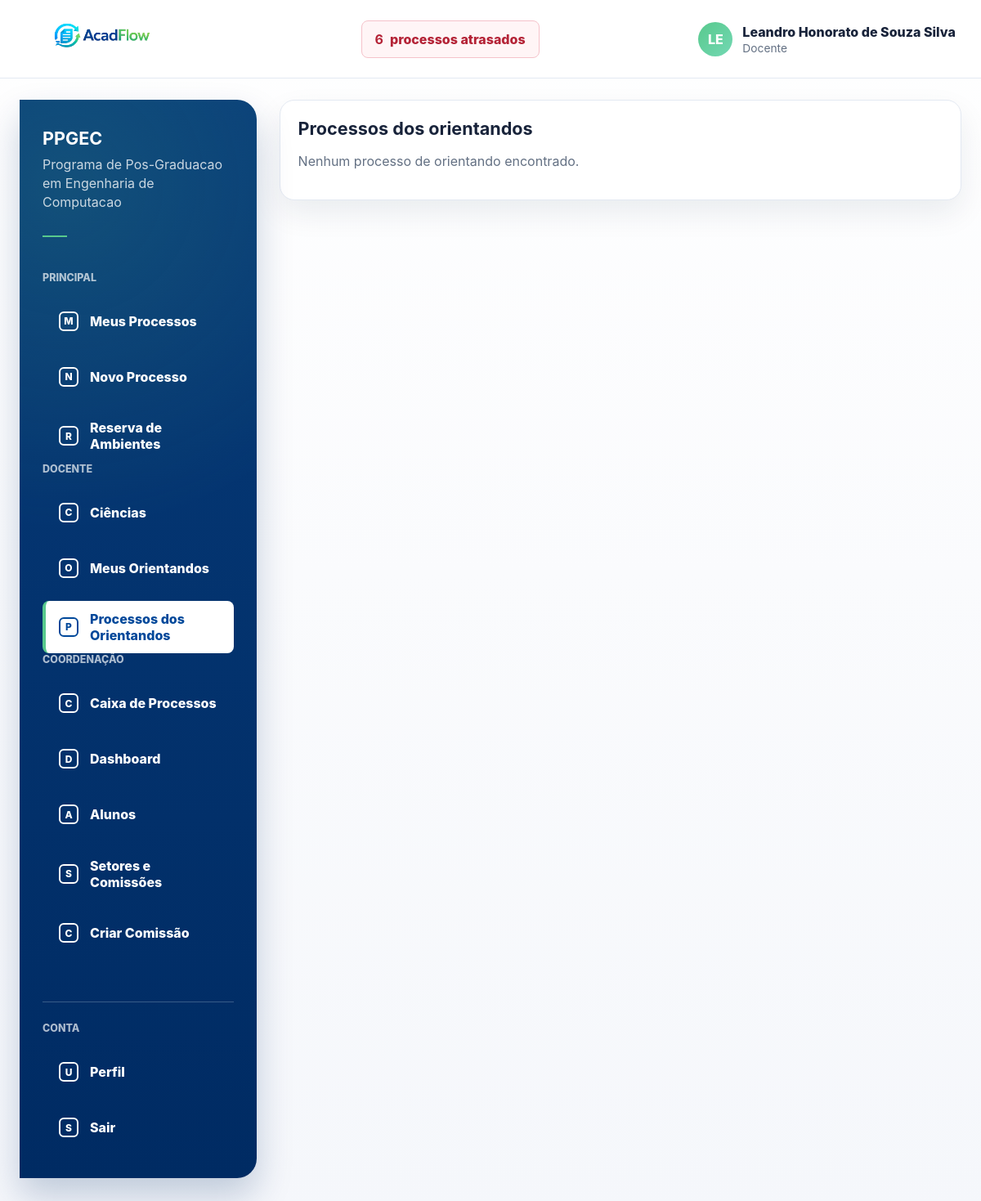
The app's page /menu/processos-orientandos/ (signed in), older data.
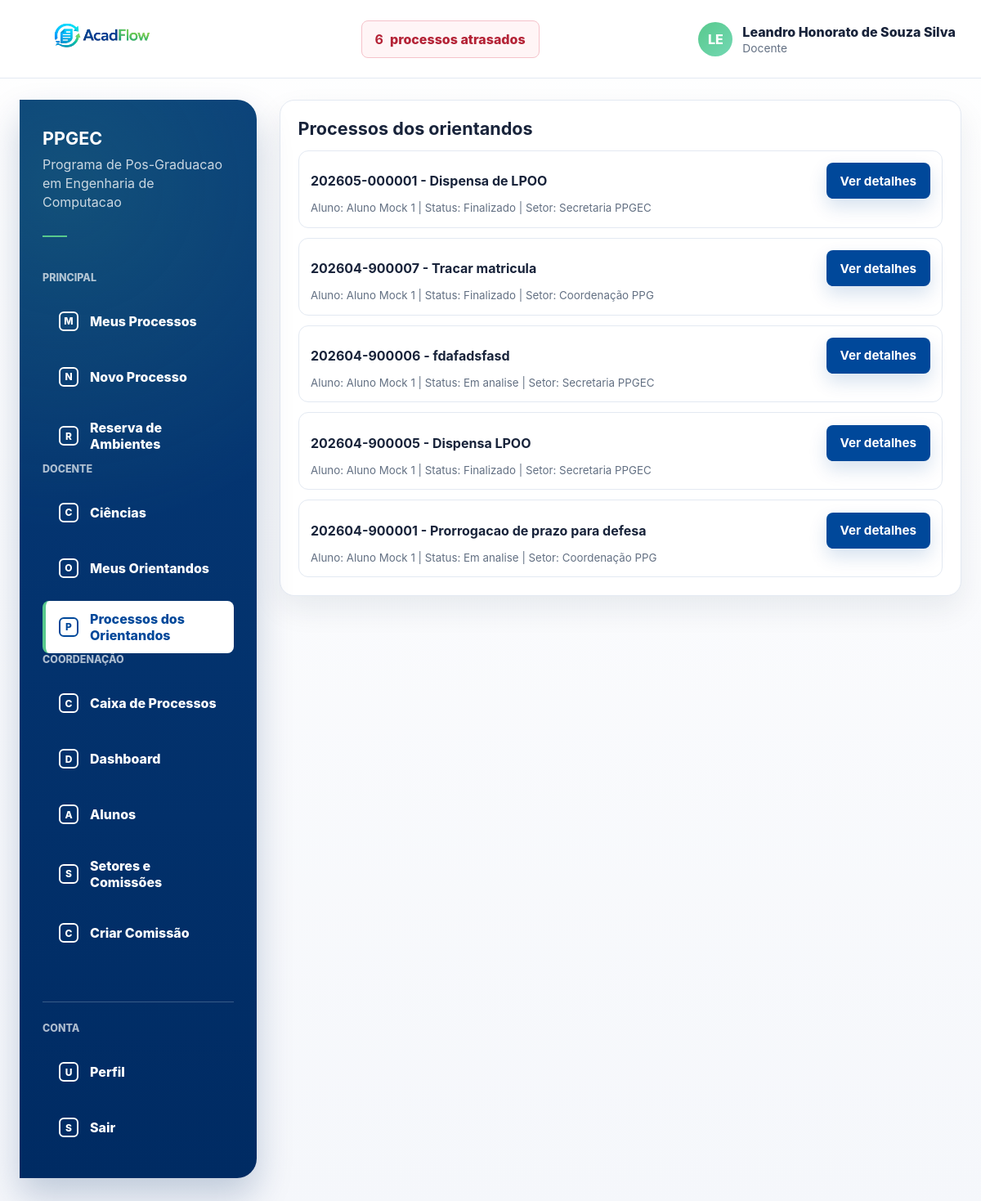
The same page, newer data.
### processos/models.py (models this page shows, shortened)
class Processo(models.Model):
    PRAZOS_DIAS_POR_TIPO = {
        "APROVEITAMENTO_DISPENSA_CREDITOS": 30,
        "TRANCAMENTO_MATRICULA": 15,
        "PRORROGACAO_PRAZO": 20,
        "REINGRESSO": 30,
        "MUDANCA_ORIENTADOR": 20,
        "DEFESA_MESTRADO": 45,
        "DEFESA_DOUTORADO": 45,
        "QUALIFICACAO_DOUTORADO": 45,
        "OUTRO": 60,
    }
    class TipoProcesso(models.TextChoices):
        APROVEITAMENTO_DISPENSA_CREDITOS = "APROVEITAMENTO_DISPENSA_CREDITOS", "Aproveitamento de Créditos ou Dispensa de Disciplina"
        DEFESA_MESTRADO = "DEFESA_MESTRADO", "Defesa de Mestrado"
        DEFESA_DOUTORADO = "DEFESA_DOUTORADO", "Defesa de Doutorado"
        QUALIFICACAO_DOUTORADO = "QUALIFICACAO_DOUTORADO", "Qualificação de Doutorado"
        TRANCAMENTO_MATRICULA = "TRANCAMENTO_MATRICULA", "Trancamento de Matrícula"
        PRORROGACAO_PRAZO = "PRORROGACAO_PRAZO", "Prorrogação de Prazo"
        REINGRESSO = "REINGRESSO", "Reingresso"
        MUDANCA_ORIENTADOR = "MUDANCA_ORIENTADOR", "Mudança de Orientador(a)"
        OUTRO = "OUTRO", "Outro"
    class StatusProcesso(models.TextChoices):
        EM_ANALISE = "EM_ANALISE", "Em analise"
        AGUARDANDO_DOCUMENTO = "AGUARDANDO_DOCUMENTO", "Aguardando documento"
        AGUARDANDO_CIENCIA = "AGUARDANDO_CIENCIA", "Aguardando ciencia"
        EM_DEBATE = "EM_DEBATE", "Em debate"
        FINALIZADO = "FINALIZADO", "Finalizado"
    usuario_criado_por = models.ForeignKey(
        settings.AUTH_USER_MODEL,
        on_delete=models.PROTECT,
        related_name="processos_criados",
    )
    tipo = models.CharField(max_length=40, choices=TipoProcesso.choices)
    assunto = models.CharField(max_length=255)
    descricao = models.TextField()
    data_criacao = models.DateTimeField(auto_now_add=True)
    atualizado_em = models.DateTimeField(auto_now=True)
    status_inicial = models.CharField(
        max_length=25,
        choices=StatusProcesso.choices,
        null=True,
        blank=True,
    )
    status = models.CharField(
        max_length=25,
        choices=StatusProcesso.choices,
        default=StatusProcesso.EM_ANALISE,
    )
    setor_atual = models.ForeignKey(
        Setor,
        on_delete=models.PROTECT,
        related_name="processos_atuais",
    )
    numero = models.CharField(max_length=20, unique=True, editable=False, blank=True)
    prazo_limite = models.DateField(null=True, blank=True)
    finalizado_em = models.DateTimeField(null=True, blank=True)
    termo_finalizacao = models.TextField(blank=True)
    observacoes_internas = models.TextField(blank=True)
    class Meta:
        ordering = ["-data_criacao"]

class User(AbstractUser):
    class TipoUsuario(models.TextChoices):
        ALUNO = "ALUNO", "Aluno"
        DOCENTE = "DOCENTE", "Docente"
        SERVIDOR = "SERVIDOR", "Servidor"
    username = None
    first_name = None
    last_name = None
    nome = models.CharField(max_length=255)
    email = models.EmailField(unique=True)
    polo_atuacao = models.ForeignKey(
        "Polo",
        on_delete=models.SET_NULL,
        null=True,
        blank=True,
        related_name="servidores",
    )
    tipo_usuario = models.CharField(
        max_length=20,
        choices=TipoUsuario.choices,
        default=TipoUsuario.SERVIDOR,
    )
    USERNAME_FIELD = "email"
    REQUIRED_FIELDS = ["nome"]
    objects = UserManager()
    class Meta:
        ordering = ["nome", "email"]

class Setor(models.Model):
    class TipoSetor(models.TextChoices):
        SETOR = "SETOR", "Setor"
        COMISSAO = "COMISSAO", "Comissao"
    nome = models.CharField(max_length=120, unique=True)
    descricao = models.CharField(max_length=255, blank=True)
    ativo = models.BooleanField(default=True)
    email = models.EmailField(max_length=255, blank=True, null=True, help_text="E-mail institucional do setor")
    tipo = models.CharField(max_length=20, choices=TipoSetor.choices, default=TipoSetor.SETOR)
    class Meta:
        ordering = ["nome"]

### processos/views.py (the view)
# urls.py: path("menu/processos-orientandos/", menu_processos_orientandos_view, name="menu_processos_orientandos"),
@login_required
def menu_processos_orientandos_view(request):
    if request.user.tipo_usuario != User.TipoUsuario.DOCENTE:
        raise PermissionDenied("Acesso restrito a docentes.")
    orientandos = Aluno.objects.filter(
        trajetorias__status=TrajetoriaAcademica.Status.ATIVA,
    ).filter(
        Q(trajetorias__orientador=request.user) | Q(trajetorias__coorientador=request.user)
    ).distinct()
    processos_orientandos = (
        Processo.objects.select_related("usuario_criado_por", "setor_atual")
        .filter(usuario_criado_por__in=orientandos.values("id"))
        .order_by("-data_criacao")
    )
    return render(
        request,
        "processos/menu_processos_orientandos.html",
        {
            "processos_orientandos": processos_orientandos,
            "is_coordenador": _is_coordenador(request.user),
            "has_gestao_access": _has_gestao_access(request.user),
            "can_view_dashboard": _can_view_dashboard(request.user),
            "can_view_processos": _can_view_processos(request.user),
            "can_view_caixa": _can_view_caixa(request.user),
            "show_side_menu": True,
            "side_menu_title": "Menu",
            "side_menu_items": _menu_lateral_home(request.user),
        },
    )

### processos/context_processors.py (called while the page is built)
def processos_atrasados(request):
    if not request.user.is_authenticated:
        return {}
    return {
        "processos_atrasados_count": processos_atrasados_queryset(request.user).count(),
        "processos_atrasados_url": processos_atrasados_url(request.user),
    }

def _is_docente(user):
    return user.is_authenticated and user.tipo_usuario == User.TipoUsuario.DOCENTE

def _is_servidor(user):
    return user.is_authenticated and user.tipo_usuario == User.TipoUsuario.SERVIDOR

def _is_coordenador(user):
    if not _is_docente(user):
        return False
    try:
        return bool(user.docente.coordenador)
    except Docente.DoesNotExist:
        return False

def _has_gestao_access(user):
    return _is_coordenador(user) or _is_servidor(user)

def _can_view_processos(user):
    return _is_coordenador(user) or _is_servidor(user)

def _can_view_caixa(user):
    return (
        _is_servidor(user)
        or SetorMembro.objects.filter(usuario=user, data_saida__isnull=True, setor__ativo=True).exists()
    )

def _has_setor_membership(user):
    return SetorMembro.objects.filter(usuario=user, data_saida__isnull=True, setor__ativo=True).exists()

### templates/processos/menu_processos_orientandos.html (shortened to what this page needs)
{% extends "base.html" %}
{% block content %}
<section class="card">
    <h1 class="section-title">Processos dos orientandos</h1>
    {% if processos_orientandos %}
        <ul class="list">
            {% for processo in processos_orientandos %}
                <li>
                    <div style="display: flex; align-items: center; justify-content: space-between; gap: 0.7rem; flex-wrap: wrap;">
                        <strong>{{ processo.numero }} - {{ processo.assunto }}</strong>
                        <a class="btn" href="{% url 'processo_detalhe' processo.id %}">Ver detalhes</a>
                    </div>
                    <small class="muted">Aluno: {{ processo.usuario_criado_por.nome }} | Status: {{ processo.get_status_display }} | Setor: {{ processo.setor_atual.nome }}</small>
                </li>
            {% endfor %}
        </ul>
    {% else %}
        <p class="muted">Nenhum processo de orientando encontrado.</p>
    {% endif %}
</section>
{% endblock %}

### templates/base.html (shortened to what this page needs)
{% load static %}
<!doctype html>
<html lang="pt-BR">
<head>
    <link rel="stylesheet" href="{% static 'css/app.css' %}">
</head>
<body>
<div class="app-shell">
    {% if user.is_authenticated %}
        <header class="topbar">
            <div class="container topbar-content">
                <a class="brand" href="{% url 'home' %}" aria-label="AcadFlow">
                    <img class="brand-logo" src="{% static 'img/acadflow-logo.png' %}" alt="AcadFlow">
                </a>
                <a class="overdue-link" href="{{ processos_atrasados_url }}">
                    <strong>{{ processos_atrasados_count|default:0 }}</strong>
                    <span>processos atrasados</span>
                </a>
                <details class="user-menu">
                    <summary class="user-chip">
                        <span class="avatar" aria-hidden="true">{{ user.nome|default:user.email|slice:":2"|upper }}</span>
                        <span class="user-meta">
                            <span class="user-name">{{ user.nome }}</span>
                            <span class="user-role">{{ user.get_tipo_usuario_display }}</span>
                        </span>
                    </summary>
                </details>
            </div>
        </header>
    {% endif %}
    <main class="main-area">
        <div class="container">
            {% if user.is_authenticated %}
                <div class="layout">
                    <aside class="sidebar" aria-label="Menu principal">
                        <div class="sidebar-program">
                            <strong>PPGEC</strong>
                            <span>Programa de Pos-Graduacao em Engenharia de Computacao</span>
                            <span class="sidebar-rule"></span>
                        </div>
                        {% for section in nav_menu_sections %}
                            <p class="sidebar-label">{{ section.label }}</p>
                            <ul class="side-menu">
                                {% for item in section.items %}
                                    <li>
                                        <a class="{% if request.resolver_match.url_name in item.url_names %}is-active{% endif %}" href="{{ item.href }}">
                                            <span class="side-icon">{{ item.icon }}</span>
                                            {{ item.label }}
                                        </a>
                                    </li>
                                {% endfor %}
                            </ul>
                        {% endfor %}
                        <div class="sidebar-footer">
                            <p class="sidebar-label">Conta</p>
                            <ul class="side-menu">
                                <li>
                                    <a class="{% if request.resolver_match.url_name == 'me' %}is-active{% endif %}" href="{% url 'me' %}">
                                        <span class="side-icon">U</span>
                                        Perfil
                                    </a>
                                </li>
                                <li>
                                    <form method="post" action="{% url 'logout' %}" class="side-form">
                                        <button type="submit">
                                            <span class="side-icon">S</span>
                                            Sair
                                        </button>
                                    </form>
                                </li>
                            </ul>
                        </div>
                    </aside>
                    <section class="content-area">
            {% endif %}
            {% block content %}{% endblock %}
            {% if user.is_authenticated %}
                    </section>
                </div>
            {% endif %}
        </div>
    </main>
</div>
</body>
</html>

Row changes from the older to the newer data that the page shows:
added Processo: numero "202605-000001", assunto "Dispensa de LPOO", usuario_criado_por.nome "Aluno Mock 1", status "Finalizado", setor_atual.nome "Secretaria PPGEC"
now on this page (row unchanged): Processo: numero "202604-900007", assunto "Tracar matricula", usuario_criado_por.nome "Aluno Mock 1", status "Finalizado", setor_atual.nome "Coordenação PPG"
now on this page (row edited): Processo: numero "202604-900006", assunto "fdafadsfasd", usuario_criado_por.nome "Aluno Mock 1", status "Em analise", setor_atual.nome "Secretaria PPGEC"
now on this page (row unchanged): Processo: numero "202604-900005", assunto "Dispensa LPOO", usuario_criado_por.nome "Aluno Mock 1", status "Finalizado", setor_atual.nome "Secretaria PPGEC"
now on this page (row unchanged): Processo: numero "202604-900001", assunto "Prorrogacao de prazo para defesa", usuario_criado_por.nome "Aluno Mock 1", status "Em analise", setor_atual.nome "Coordenação PPG"
Text that changed along with them:
text no longer shown: "Nenhum processo de orientando encontrado."
